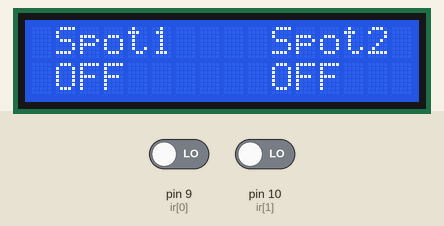
A sketch run on a simulated Arduino Uno, built with avr-gcc and run on an emulated ATmega328P. On the bench: 16×2 character LCD. The test bench sets the inputs (shaded band); at power-on: pin 9 (ir[0]) LOW, pin 10 (ir[1]) LOW.

Above: at 4.2 s.
4.3 s: pin 9 (ir[0]) driven HIGH
At 5.2 s:
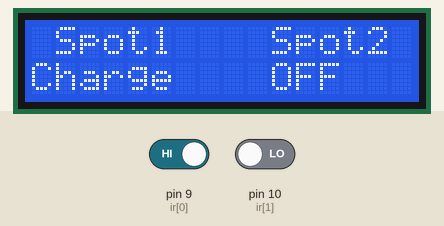
5.8 s: pin 10 (ir[1]) driven HIGH
At 7.0 s:
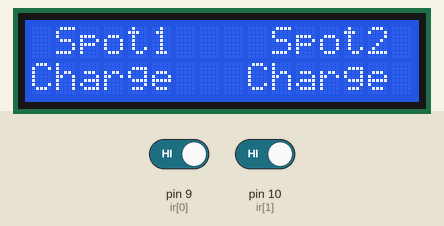
7.3 s: pin 9 (ir[0]) driven LOW
At 8.5 s:
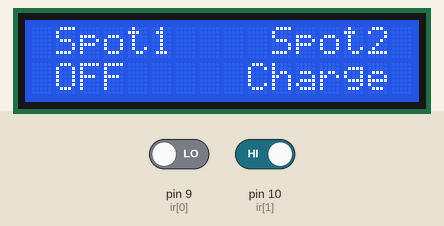
8.8 s: pin 10 (ir[1]) driven LOW
At 9.3 s:
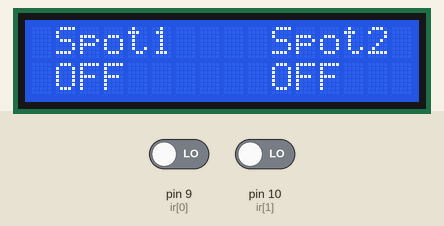
Timing chart, 0 to 11.3 s (numbered marks = the images above; inputs shaded):
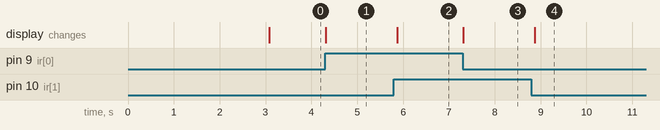

Measured:
- after the input at 4.3 s, the display: changes at once (image 1)
- after the input at 5.8 s, the display: changes after 0.07 s (image 2)
- after the input at 7.3 s, the display: changes at once (image 3)
- after the input at 8.8 s, the display: changes after 0.07 s (image 4)

The sketch:

Code.ino
```cpp
#include <LiquidCrystal.h> // Include the LiquidCrystal library

// Create an LCD object, specifying the pins it's connected to
LiquidCrystal lcd(2, 3, 4, 5, 6, 7);

// Array to hold the IR sensor pins
int ir[2] = {9, 10};

// Array to hold the relay control pins
int re[2] = {11, 12};

void setup() {
  lcd.begin(16, 2); // Initialize the LCD: 16 columns, 2 rows
  lcd.clear(); // Clear the LCD screen
  lcd.setCursor(0, 0); // Set the cursor to the first row, first column
  lcd.print("Wireless Vehicle"); // Display "Wireless Vehicle" on the LCD
  lcd.setCursor(0, 1); // Set the cursor to the second row, first column
  lcd.print("Charging System"); // Display "Charging System" on the LCD

  // Set the IR sensor pins as INPUT
  pinMode(ir[0], INPUT);
  pinMode(ir[1], INPUT);

  // Set the relay control pins as OUTPUT
  pinMode(re[0], OUTPUT);
  pinMode(re[1], OUTPUT);

  delay(3000); // Wait for 3 seconds

  lcd.clear(); // Clear the LCD screen
  lcd.setCursor(1, 0); // Set the cursor to the first row, second column
  lcd.print("Spot1"); // Display "Spot1" at the specified location
  lcd.setCursor(10, 0); // Set the cursor to the first row, eleventh column
  lcd.print("Spot2"); // Display "Spot2" at the specified location
}

void loop() {
  // Check if IR sensor 1 detects an object
  if (digitalRead(ir[0])) {
    digitalWrite(re[0], HIGH); // If detected, turn ON the relay for Spot1
    lcd.setCursor(0, 1); // Set the cursor to the second row, first column
    lcd.print("Charge      "); // Display "Charge" indicating charging in Spot1
  } else {
    digitalWrite(re[0], LOW); // If not detected, turn OFF the relay for Spot1
    lcd.setCursor(0, 1); // Set the cursor to the second row, first column
    lcd.print(" OFF        "); // Display "OFF" indicating charging is off for Spot1
  }

  // Check if IR sensor 2 detects an object
  if (digitalRead(ir[1])) {
    digitalWrite(re[1], HIGH); // If detected, turn ON the relay for Spot2
    lcd.setCursor(9, 1); // Set the cursor to the second row, tenth column
    lcd.print("Charge      "); // Display "Charge" indicating charging in Spot2
  } else {
    digitalWrite(re[1], LOW); // If not detected, turn OFF the relay for Spot2
    lcd.setCursor(9, 1); // Set the cursor to the second row, tenth column
    lcd.print(" OFF        "); // Display "OFF" indicating charging is off for Spot2
  }

  delay(100); // Short delay to debounce sensor readings
}
```
